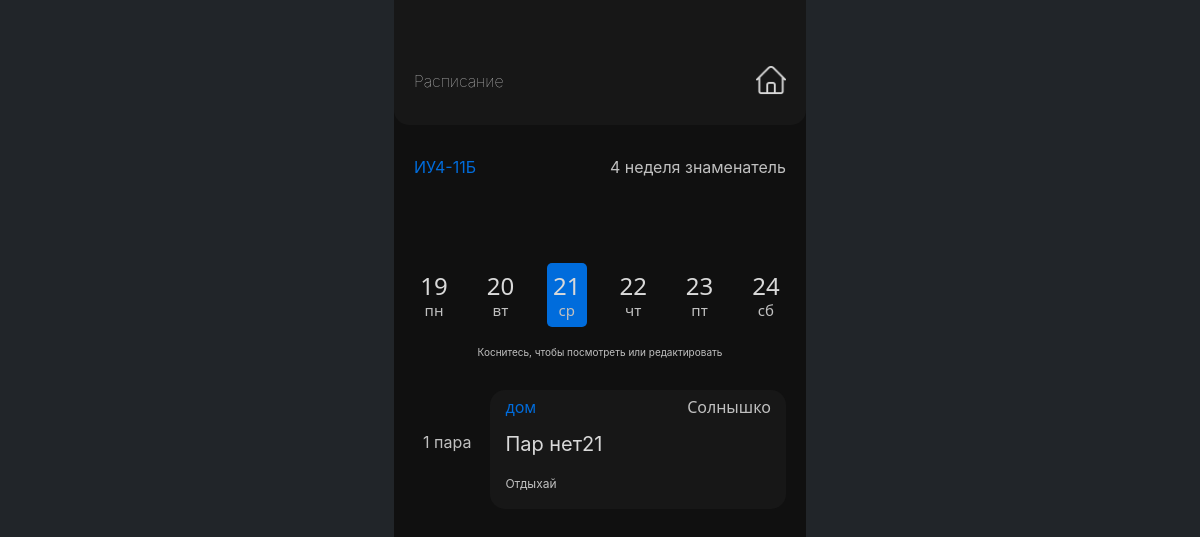
The app's page /studentPage.html with its own data.
### tables this page shows
CREATE TABLE Couples (
        id TEXT,
        date INTEGER,
        pairindex INTEGER,
        pairname TEXT,
        homework TEXT UNIQE,
        cab TEXT,
        pairtype TEXT
    );

### main.py (the view)
@app.route('/studentPage.html')
def renderStudent():
    returnDateList = getlistTransmitData()
    listTransmitDate = returnDateList[0]
    currentday = returnDateList[1]
    listTransmit = getListForRender(listTransmitDate)
    print("\n")
    print(listTransmit)
    print("\n")
    bigprint()
    return render_template("studentPage.html", listTransmit=listTransmit, listTransmitDate=listTransmitDate, dayNameList = ['пн', 'вт', 'ср', 'чт', 'пт', 'сб', 'вс'], currentday=currentday)

### main.py (called while the page is built)
def bigprint():
    connection = sqlite3.connect("./database.db")
    cursor = connection.cursor()
    cursor.execute('''SELECT * FROM Couples''')
    rows = cursor.fetchall()
    print(rows)
    connection.close()

def split_array(arr, chunk_size=6):
    return [arr[i:i + chunk_size] for i in range(0, len(arr), chunk_size)]

def getListForRender(listTransmitDate):
    connection = sqlite3.connect("./database.db")
    cursor = connection.cursor()
    dates = [date for datelist in listTransmitDate for date in datelist]
    listForRender = []
    for day in dates:
        cursor.execute(f'''SELECT * FROM Couples WHERE date = {day}''')
        middleList = cursor.fetchall()
        if (middleList):
            listForRender.append(middleList)
    connection.commit()
    connection.close()
    return listForRender

def getlistTransmitData():
    year = datetime.now().year
    month = datetime.now().month
    date = 21
    dates = calendar.monthcalendar(year, month) + calendar.monthcalendar(year if month != 12 else year + 1, month + 1 if month != 12 else 1)
    for datelist in dates:
        if date in datelist:
            dates = dates[dates.index(datelist) : dates.index(datelist) + 4]
            dates = [date for datelist in dates for date in datelist if date != 0]
            break
    dates.pop(20)
    dates.pop(13)
    dates.pop(6)
    dates = split_array(dates, 6)
    return dates, date

### templates/studentPage.html (shortened to what this page needs)
<!DOCTYPE html>
<html lang="en">
<head>
    <link rel="stylesheet" href="/static/css/owerflow.css">
    <link rel="stylesheet" href="/static/css/studentPage.css">
    <link href="https://cdn.jsdelivr.net/npm/bootstrap@5.0.2/dist/css/bootstrap.min.css" rel="stylesheet">
</head>
<body class="d-flex justify-content-center bg-dark">
    <div class="containerMain">
        <header>
            <div class="logoBlock d-flex align-items-center">
                <p>Расписание</p>
                <a href="mainPage.html"><img src="/static/img/home.png" alt="home" style="width: 30px; height: 30px;"></a>
            </div>
        </header>
        <div class="dataBlock">
            <p class="groupName">ИУ4-11Б</p>
            <p><span class="week">4 неделя </span><span class="mode">знаменатель</span></p>
        </div>
        <div class="sliderControl">
            {% for datelist in listTransmitDate %}
                <div class="slideControl">
                    {% for date in datelist %}
                        {% if date == currentday %}
                            <div class="controlButton active setday">
                                <span class="data">{{ date }}</span>
                                <span class="day">{{ dayNameList[loop.index % 7 - 1] }}</span>
                            </div>
                        {% else %}
                            <div class="controlButton">
                                <span class="data">{{ date }}</span>
                                <span class="day">{{ dayNameList[loop.index % 7 - 1] }}</span>
                            </div>
                        {% endif %}
                    {% endfor %}
                </div>
            {% endfor %}
        </div>
        <p class="attention">Коснитесь, чтобы посмотреть или редактировать</p>
        <div class="slider">
            {% for pairday in listTransmit %}
            <div class="slide">
                <div class="actionBlock" >
                    {% for pair in pairday %}
                    <div class="pair" id="openPopupBtn">
                        <div class="dateblock">
                            <p date="{{ pair[1] }}" indification="{{ pair[0] }}">{{ pair[2] + 1 }} пара</p>
                        </div>
                        <div class="infoblock">
                            <div class="meetInfoBlock">
                                <span class="cabname">{{ pair[5] }}</span>
                                <span class="typePair">{{ pair[6] }}</span>
                            </div>
                            <div class="dzblock">
                                <p class="predmet">{{ pair[3] }}</p>
                                <p class="getDataDz">{{ pair[4] }}</p>
                            </div>
                        </div>
                    </div>
                    {% endfor %}
                </div>
            </div>
            {% endfor %}
        </div>
    </div>
</body>
</html>

### static/css/owerflow.css (style rules this page uses)
p, h1, h2, h3, h4, h5, h6, tx { font-family: 'Inter', sans-serif; }
:root { --main-black-color: #101010; --second-black-color: #171717; --main-blue-color: #006CDC; --main-text-color: #D9D9D9; --grey-text-color: #C0C0C0; }

### static/css/studentPage.css (style rules this page uses)
* { margin: 0; padding: 0; }
p, h1, h2, h3, h4, h5, h6 { font-family: 'Inter', sans-serif; }
:root { --main-black-color: #101010; --second-black-color: #171717; --main-blue-color: #006CDC; --main-text-color: #D9D9D9; --grey-text-color: #C0C0C0; }
.containerMain { width: 100%; max-width: 412px; overflow: hidden; background-color: var(--main-black-color); }
header { height: 125px; background-color: var(--second-black-color); border-radius: 0px 0px 15px 15px; }
.logoBlock { width: calc(100% - 40px); position: relative; top: 60px; left: 20px; height: 40px; display: flex; justify-content: space-between; }
.logoBlock p { font-size: px; margin-top: 18px; color: var(--main-text-color); font-weight: lighter; }
.dataBlock { margin-top: 30px; display: flex; justify-content: space-between; }
.groupName { font-size: 16px; color: var(--main-blue-color); margin-left: 20px; }
.dataBlock p { margin-right: 20px; }
.dataBlock p span { font-size: 16px; color: var(--grey-text-color); }
.slider { margin-top: 30px; display: flex; overflow-x: scroll; scroll-snap-type: x mandatory; width: 100%; -webkit-overflow-scrolling: touch; position: relative; }
.slide { flex: none; width: 100%; scroll-snap-align: start; display: flex; justify-content: center; scrollbar-width: none; }
.sliderControl { display: flex; overflow-x: scroll; scroll-snap-type: x mandatory; margin-top: 60px; width: 100%; height: 80px; scroll-behavior: smooth; -webkit-overflow-scrolling: touch; position: relative; }
.slideControl { flex: none; width: 100%; scroll-snap-align: start; display: flex; justify-content: space-between; align-items: center; padding: 20px; font-size: 2rem; scrollbar-width: none; }
.controlButton { padding: 5px; display: flex; flex-direction: column; justify-content: flex-start; align-items: center; min-width: 40px; border-radius: 5px; }
.controlButton .data { font-size: 24px; color: var(--main-text-color); }
.controlButton .day { margin-top: -5px; font-size: 15px; color: var(--grey-text-color); }
.active { background-color: var(--main-blue-color) !important; }
.setday { background-color: #1a1a1a6c; }
.attention { color: var(--grey-text-color); text-align: center; margin: 10px; font-size: 10px; }
.actionBlock { width: calc(100% - 40px); }
.pair { display: grid; grid-template-columns: repeat(5, 1fr); gap: 10px; margin-bottom: 10px; }
.dateblock { grid-area: 1 / 1 / 2 / 2; height: 100%; display: flex; justify-content: center; align-items: center; color: var(--grey-text-color); }
.infoblock { grid-area: 1 / 2 / 2 / 6; border-radius: 15px; background-color: var(--second-black-color); display: flex; flex-direction: column; align-items: center; }
.meetInfoBlock { margin-top: 5px; width: calc(100% - 30px); display: flex; justify-content: space-between; }
.meetInfoBlock span { font-size: 16px; color: var(--main-blue-color); }
.meetInfoBlock span:nth-last-child(1) { color: var(--grey-text-color); }
.dzblock { margin-top: 10px; width: calc(100% - 30px); }
.dzblock p:nth-child(1) { font-size: 20px; color: var(--main-text-color); }
.getDataDz { color: var(--grey-text-color); font-size: 12px; }

### records on screen
Couples: pair[2]+1 "1", cab "дом", pairtype "Солнышко", pairname "Пар нет21", homework "Отдыхай"

### other values on screen
{{ date }} "19" "20" "22" "23" "24"
{{ dayNameList[loop.index % 7 - 1] }} "пн" "вт" "чт" "пт" "сб"
{{ date }} "21"
{{ dayNameList[loop.index % 7 - 1] }} "ср"
